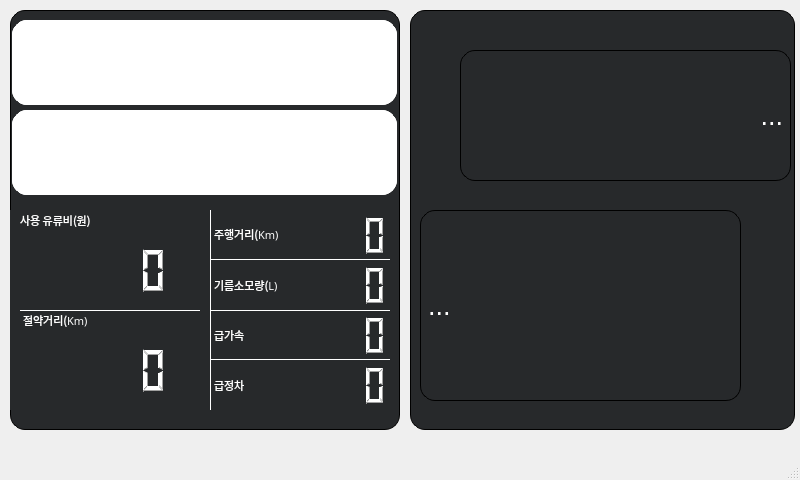
<?xml version="1.0" encoding="UTF-8"?>
<ui version="4.0">
 <class>MainWindow</class>
 <widget class="QMainWindow" name="MainWindow">
  <property name="geometry">
   <rect>
    <x>0</x>
    <y>0</y>
    <width>800</width>
    <height>480</height>
   </rect>
  </property>
  <property name="windowTitle">
   <string>도라에몽</string>
  </property>
  <property name="styleSheet">
   <string notr="true">QMainWindow
{
 background-image : url(bg.jpg);
}
QLabel{
 color: white;
}

QLCDNumber{
 color: white;

}
QGraphicsView
{
 border : 1px solid white;
}


</string>
  </property>
  <widget class="QWidget" name="centralwidget">
   <widget class="QWidget" name="widget_5" native="true">
    <property name="geometry">
     <rect>
      <x>10</x>
      <y>10</y>
      <width>390</width>
      <height>420</height>
     </rect>
    </property>
    <property name="styleSheet">
     <string notr="true">background: rgb(39, 41, 43);
border-radius: 15px;
border : 1px solid black;
</string>
    </property>
    <widget class="QWidget" name="widget_6" native="true">
     <property name="geometry">
      <rect>
       <x>0</x>
       <y>300</y>
       <width>385</width>
       <height>100</height>
      </rect>
     </property>
     <property name="styleSheet">
      <string notr="true">border-radius: 0px;
border : solid ;
</string>
     </property>
     <widget class="QLCDNumber" name="LCD_save_distance">
      <property name="geometry">
       <rect>
        <x>0</x>
        <y>35</y>
        <width>190</width>
        <height>50</height>
       </rect>
      </property>
     </widget>
     <widget class="QLabel" name="label_15">
      <property name="geometry">
       <rect>
        <x>10</x>
        <y>0</y>
        <width>180</width>
        <height>20</height>
       </rect>
      </property>
      <property name="font">
       <font>
        <family>Agency FB</family>
        <pointsize>8</pointsize>
       </font>
      </property>
      <property name="styleSheet">
       <string notr="true">border-top: 1px solid white;</string>
      </property>
      <property name="text">
       <string>절약거리(Km)</string>
      </property>
     </widget>
     <widget class="QLCDNumber" name="LCD_hard_accel">
      <property name="geometry">
       <rect>
        <x>270</x>
        <y>0</y>
        <width>110</width>
        <height>50</height>
       </rect>
      </property>
      <property name="styleSheet">
       <string notr="true">border-bottom: 1px solid white;
border-top: 1px solid white;</string>
      </property>
     </widget>
     <widget class="QLabel" name="label_16">
      <property name="geometry">
       <rect>
        <x>200</x>
        <y>0</y>
        <width>70</width>
        <height>50</height>
       </rect>
      </property>
      <property name="font">
       <font>
        <family>Agency FB</family>
        <pointsize>8</pointsize>
       </font>
      </property>
      <property name="styleSheet">
       <string notr="true">border-left: 1px solid white;
border-bottom: 1px solid white;
border-top: 1px solid white;</string>
      </property>
      <property name="text">
       <string>급가속</string>
      </property>
     </widget>
     <widget class="QLCDNumber" name="LCD_hard_break">
      <property name="geometry">
       <rect>
        <x>270</x>
        <y>50</y>
        <width>110</width>
        <height>50</height>
       </rect>
      </property>
     </widget>
     <widget class="QLabel" name="label_17">
      <property name="geometry">
       <rect>
        <x>200</x>
        <y>50</y>
        <width>70</width>
        <height>50</height>
       </rect>
      </property>
      <property name="font">
       <font>
        <family>Agency FB</family>
        <pointsize>8</pointsize>
       </font>
      </property>
      <property name="styleSheet">
       <string notr="true">border-left: 1px solid white;
</string>
      </property>
      <property name="text">
       <string>급정차</string>
      </property>
     </widget>
    </widget>
    <widget class="QWidget" name="widget_7" native="true">
     <property name="geometry">
      <rect>
       <x>0</x>
       <y>200</y>
       <width>385</width>
       <height>100</height>
      </rect>
     </property>
     <property name="styleSheet">
      <string notr="true">border-radius: 0px;
border : solid ;
</string>
     </property>
     <widget class="QLabel" name="label_18">
      <property name="geometry">
       <rect>
        <x>200</x>
        <y>0</y>
        <width>70</width>
        <height>50</height>
       </rect>
      </property>
      <property name="font">
       <font>
        <family>Agency FB</family>
        <pointsize>8</pointsize>
       </font>
      </property>
      <property name="styleSheet">
       <string notr="true">border-left: 1px solid white;
border-bottom: 1px solid white;</string>
      </property>
      <property name="text">
       <string>주행거리(Km)</string>
      </property>
     </widget>
     <widget class="QLCDNumber" name="LCD_distance">
      <property name="geometry">
       <rect>
        <x>270</x>
        <y>0</y>
        <width>110</width>
        <height>50</height>
       </rect>
      </property>
      <property name="styleSheet">
       <string notr="true">border-bottom: 1px solid white;
</string>
      </property>
     </widget>
     <widget class="QLCDNumber" name="LCD_total_fuel">
      <property name="geometry">
       <rect>
        <x>270</x>
        <y>50</y>
        <width>110</width>
        <height>50</height>
       </rect>
      </property>
      <property name="styleSheet">
       <string notr="true"/>
      </property>
     </widget>
     <widget class="QLabel" name="label_19">
      <property name="geometry">
       <rect>
        <x>200</x>
        <y>50</y>
        <width>70</width>
        <height>50</height>
       </rect>
      </property>
      <property name="font">
       <font>
        <family>Agency FB</family>
        <pointsize>8</pointsize>
       </font>
      </property>
      <property name="styleSheet">
       <string notr="true">border-left: 1px solid white;</string>
      </property>
      <property name="text">
       <string>기름소모량(L)</string>
      </property>
     </widget>
     <widget class="QLCDNumber" name="LCD_fuel_price">
      <property name="geometry">
       <rect>
        <x>0</x>
        <y>35</y>
        <width>190</width>
        <height>50</height>
       </rect>
      </property>
     </widget>
     <widget class="QLabel" name="label_20">
      <property name="geometry">
       <rect>
        <x>10</x>
        <y>0</y>
        <width>100</width>
        <height>20</height>
       </rect>
      </property>
      <property name="font">
       <font>
        <family>Agency FB</family>
        <pointsize>8</pointsize>
       </font>
      </property>
      <property name="text">
       <string>사용 유류비(원)</string>
      </property>
     </widget>
    </widget>
    <widget class="QWidget" name="cf_wraper" native="true">
     <property name="geometry">
      <rect>
       <x>2</x>
       <y>10</y>
       <width>385</width>
       <height>85</height>
      </rect>
     </property>
     <property name="styleSheet">
      <string notr="true">background: white;
border-radius: 15px;
border : 1px solid white;
</string>
     </property>
     <widget class="CuFEFGauge" name="GAUGE_current_fuel" native="true">
      <property name="geometry">
       <rect>
        <x>0</x>
        <y>0</y>
        <width>385</width>
        <height>85</height>
       </rect>
      </property>
      <property name="styleSheet">
       <string notr="true"/>
      </property>
     </widget>
    </widget>
    <widget class="QWidget" name="av_wraper" native="true">
     <property name="geometry">
      <rect>
       <x>2</x>
       <y>100</y>
       <width>385</width>
       <height>85</height>
      </rect>
     </property>
     <property name="styleSheet">
      <string notr="true">background: white;
border-radius: 15px;
border : 1px solid white;
</string>
     </property>
     <widget class="AvFEFGauge" name="GAUGE_average_fuel" native="true">
      <property name="geometry">
       <rect>
        <x>0</x>
        <y>0</y>
        <width>385</width>
        <height>85</height>
       </rect>
      </property>
      <property name="styleSheet">
       <string notr="true"/>
      </property>
     </widget>
    </widget>
   </widget>
   <widget class="QWidget" name="widget_8" native="true">
    <property name="geometry">
     <rect>
      <x>410</x>
      <y>10</y>
      <width>385</width>
      <height>420</height>
     </rect>
    </property>
    <property name="styleSheet">
     <string notr="true">background: rgb(39, 41, 43);
border-radius: 15px;
border : 1px solid black;
</string>
    </property>
    <widget class="QLabel" name="label_stt">
     <property name="geometry">
      <rect>
       <x>50</x>
       <y>40</y>
       <width>331</width>
       <height>131</height>
      </rect>
     </property>
     <property name="font">
      <font>
       <pointsize>20</pointsize>
      </font>
     </property>
     <property name="text">
      <string>...</string>
     </property>
     <property name="alignment">
      <set>Qt::AlignRight|Qt::AlignTrailing|Qt::AlignVCenter</set>
     </property>
    </widget>
    <widget class="QLabel" name="label_tts">
     <property name="geometry">
      <rect>
       <x>10</x>
       <y>200</y>
       <width>321</width>
       <height>191</height>
      </rect>
     </property>
     <property name="font">
      <font>
       <pointsize>20</pointsize>
      </font>
     </property>
     <property name="text">
      <string>...</string>
     </property>
     <property name="alignment">
      <set>Qt::AlignLeading|Qt::AlignLeft|Qt::AlignVCenter</set>
     </property>
    </widget>
   </widget>
  </widget>
  <widget class="QMenuBar" name="menubar">
   <property name="geometry">
    <rect>
     <x>0</x>
     <y>0</y>
     <width>800</width>
     <height>26</height>
    </rect>
   </property>
  </widget>
  <widget class="QStatusBar" name="statusbar"/>
 </widget>
 <customwidgets>
  <customwidget>
   <class>CuFEFGauge</class>
   <extends>QWidget</extends>
   <header>CuFEFGauge.h</header>
   <container>1</container>
  </customwidget>
  <customwidget>
   <class>AvFEFGauge</class>
   <extends>QWidget</extends>
   <header>AvFEFGauge.h</header>
   <container>1</container>
  </customwidget>
 </customwidgets>
 <resources/>
 <connections/>
</ui>
